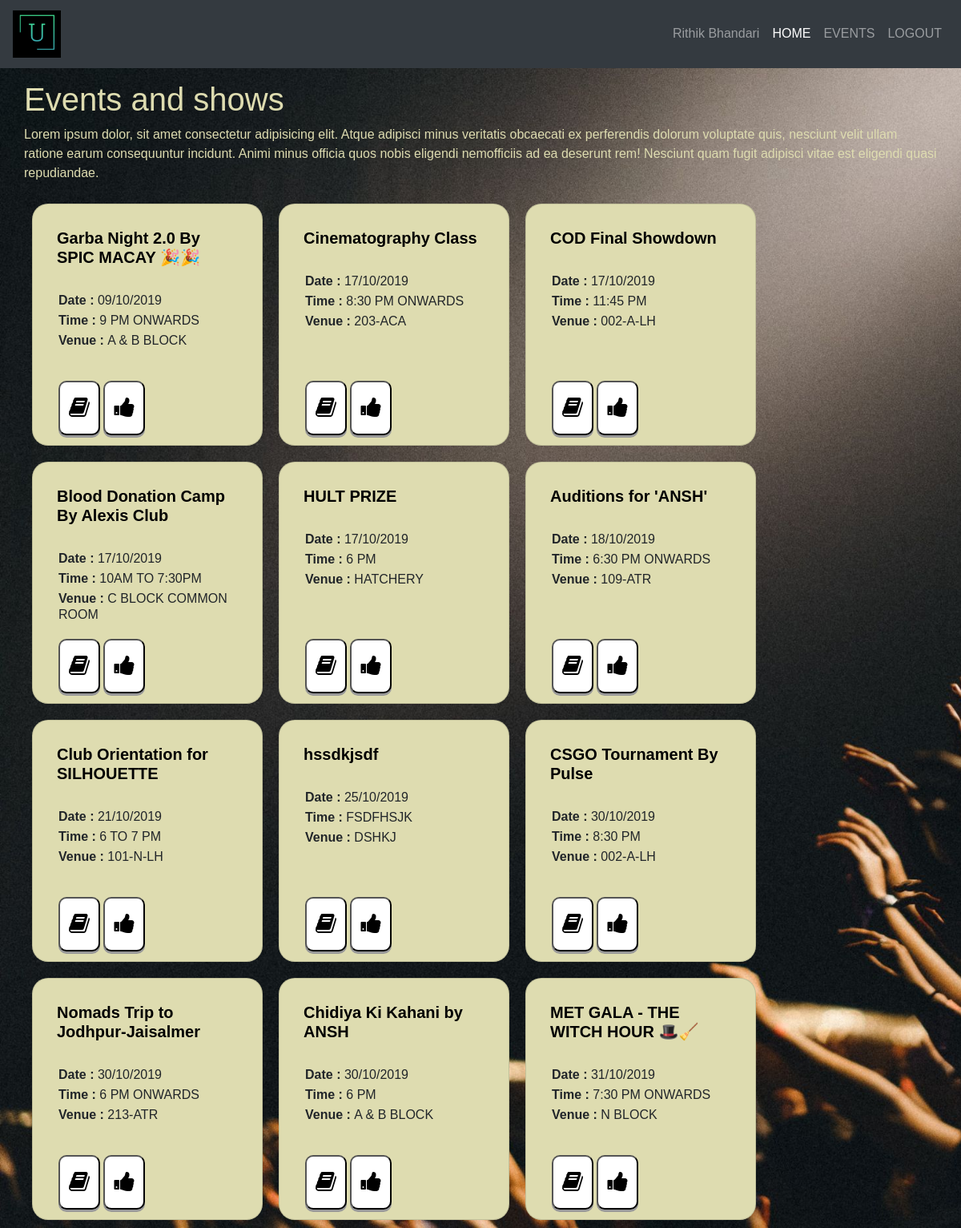
The page /events/ (signed in) on the database its author committed.
### models.py (models this page shows, shortened)
class EventsModel(db.Model):
    __tablename__ = 'events'
    ID = db.Column(db.String(8), nullable=False, primary_key=True)
    EventHeading = db.Column(db.String(255), nullable=False)
    EventDescription = db.Column(db.Text, nullable=False)
    EventDate = db.Column(db.String(20), nullable=False)
    EventTime = db.Column(db.String(255), nullable=False)
    EventVenue = db.Column(db.String(255), nullable=False)

### views_events.py (the view)
@app.route(URL_PREFIX + '/')
def display_events():
    if 'user' in session or 'admin' in session:  # accessible only if user or admin is logged in
        return render_template("events/homepage.html",
                               events=sort_events(EventsModel.query.all()))
    else:
        flash("Not Logged In", 'danger')
        print("Not Logged In")
        return redirect('/login')

### app.py (called while the page is built)
def sort_events(lst):  # sort events based on date only
    new_list = []
    while lst:
        minimum = datetime.strptime(lst[0].EventDate, '%d/%m/%Y').date()
        ev = lst[0]
        for e in lst:
            event_date = datetime.strptime(e.EventDate, '%d/%m/%Y').date()
            if event_date < minimum:
                minimum = event_date
                ev = e
        new_list.append(ev)
        if ev in lst:
            lst.remove(ev)
    return new_list

def get_session():
    return session

@app.before_request
def make_session_permanent():
    session.permanent = True
    app.permanent_session_lifetime = timedelta(minutes=15)

### templates/events/homepage.html (shortened to what this page needs)
{% extends "///layout.html" %}
    {% block body %}
    <section class="event-section">
        <div class="leftBox">
            <div class="content">
                <h1>Events and shows</h1>
                <p>Lorem ipsum dolor, sit amet consectetur adipisicing elit. Atque adipisci minus veritatis obcaecati ex
                    perferendis dolorum voluptate quis, nesciunt velit ullam ratione earum consequuntur incidunt. Animi
                    minus officia quos nobis eligendi nemofficiis ad ea deserunt rem! Nesciunt quam fugit adipisci
                    vitae
                    est eligendi quasi repudiandae.</p>
            </div>
        </div>
        <div class="events">
            {% for event in events %}
            <div class="card" style="width: 18rem;">
                <div class="card-body">
                    <h5 class="card-title"><b>{{event.EventHeading}}</b></h5>
                    <br/>
                    <h6 class="card-subtitle mb-2"><b>Date : </b>{{event.EventDate}}</h6>
                    <h6 class="card-subtitle mb-2"><b>Time : </b>{{event.EventTime}}</h6>
                    <h6 class="card-subtitle mb-2"><b>Venue : </b>{{event.EventVenue}}</h6>
                    {% set session = get_session() %}
                    {% if 'user' in session %}
                    <div class="card-btn-container">
                        <a href="/events/{{event.ID}}" data-toggle="tooltip" title="Read More">
                            <button>
                                <i class="fa fa-book"></i>
                            </button>
                        </a>
                        <a href="/events/add-to-fav/{{event.ID}}" data-toggle="tooltip" title="Add To Favourites">
                            <button>
                                <i class="fa fa-thumbs-up"></i>
                            </button>
                        </a>
                    </div>
                    {% endif %}
                </div>
            </div>
            {% endfor %}
        </div>
    </section>
    {% endblock %}

### static/css/layout-style.css (style rules this page uses)
:root { --primary-color: white; --card-background: #dedcb0; --text-color: black; --card-button-color: #fff; }
* { padding: 0; margin: 0; font-family: sans-serif; }
body { background: url("/static/img/bg.jpg"); background-size: cover; }
a { color: var(--text-color); }
.card { float: left; border-radius: 20px; padding: 10px; margin: 10px; width: 100%; background: var(--card-background); }
.card-body { height: 280px; }
.card-body .card-subtitle { padding: 2px; }
.card .card-body .card-title, .card .card-body .card-link { color: black; }
input[type="button"], button { background-color: var(--card-button-color); padding: 5px; text-align: center; border-radius: 10px; text-decoration: none; display: inline-block; font-size: 16px; cursor: pointer; outline: none; box-shadow: 0 3px #999; transition: 0.1s; }
a button { font-size: 28px; padding: 11px; }
.card-btn-container { position: absolute; padding: 2px; bottom: 10px; }
.event-section .leftBox .content * { color: var(--card-background); }

### rows shown on the page
EventsModel: EventHeading "Garba Night 2.0 By SPIC MACAY 🎉🎉", EventDate "09/10/2019", EventTime "9 PM ONWARDS", EventVenue "A & B BLOCK"
EventsModel: EventHeading "Cinematography Class", EventDate "17/10/2019", EventTime "8:30 PM ONWARDS", EventVenue "203-ACA"
EventsModel: EventHeading "COD Final Showdown", EventDate "17/10/2019", EventTime "11:45 PM", EventVenue "002-A-LH"
EventsModel: EventHeading "Blood Donation Camp By Alexis Club", EventDate "17/10/2019", EventTime "10AM TO 7:30PM", EventVenue "C BLOCK COMMON ROOM"
EventsModel: EventHeading "HULT PRIZE", EventDate "17/10/2019", EventTime "6 PM", EventVenue "HATCHERY"
EventsModel: EventHeading "Auditions for 'ANSH'", EventDate "18/10/2019", EventTime "6:30 PM ONWARDS", EventVenue "109-ATR"
EventsModel: EventHeading "Club Orientation for SILHOUETTE", EventDate "21/10/2019", EventTime "6 TO 7 PM", EventVenue "101-N-LH"
EventsModel: EventHeading "hssdkjsdf", EventDate "25/10/2019", EventTime "FSDFHSJK", EventVenue "DSHKJ"
EventsModel: EventHeading "CSGO Tournament By Pulse", EventDate "30/10/2019", EventTime "8:30 PM", EventVenue "002-A-LH"
EventsModel: EventHeading "Nomads Trip to Jodhpur-Jaisalmer", EventDate "30/10/2019", EventTime "6 PM ONWARDS", EventVenue "213-ATR"
EventsModel: EventHeading "Chidiya Ki Kahani by ANSH", EventDate "30/10/2019", EventTime "6 PM", EventVenue "A & B BLOCK"
EventsModel: EventHeading "MET GALA - THE WITCH HOUR 🎩🧹", EventDate "31/10/2019", EventTime "7:30 PM ONWARDS", EventVenue "N BLOCK"

### other values the page prints
{{ session['name'] }} "Rithik Bhandari"
